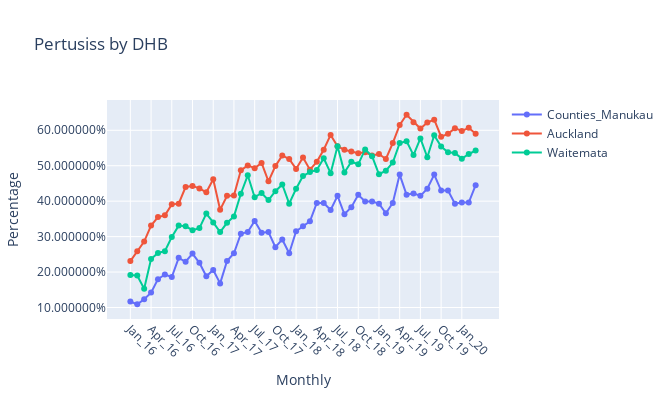

The code cell stored with this chart in its notebook:
### Code cell
import pandas as pd
import matplotlib.pyplot as plt
import plotly.graph_objects as go
import numpy as np
%matplotlib inline
from plotly.offline import download_plotlyjs, init_notebook_mode, plot, iplot
init_notebook_mode(connected=True)
#Pertussis Tables
#DHBAll = pd.read_excel('G:/Funding Team/Planning/Health Information/HIAT/Michael Files/Antinatal Vaccination\April 2019 to March 2020/For Python.xlsx', 
                     #header=None, skiprows=7)
DHBAll = pd.ExcelFile('G:/Funding Team/Planning/Health Information/HIAT/Michael Files/Antinatal Vaccination/April 2019 to March 2020/For Python.xlsx')
DHBPert = pd.read_excel(DHBAll, 'Pertussis Graphs', skiprows=5)
DHB3 = DHBPert[['Counties_Manukau','Auckland','Waitemata']]

DHB3=DHB3.round(3)
# Declare a list that is to be converted into a column 
Monthly = ['Jan_16', 'Feb_16', 'Mar_16', 'Apr_16','May_16', 'Jun_16', 'Jul_16', 'Aug_16','Sep_16', 'Oct_16', 'Nov_16', 'Dec_16',
           'Jan_17', 'Feb_17', 'Mar_17', 'Apr_17','May_17', 'Jun_17', 'Jul_17', 'Aug_17','Sep_17', 'Oct_17', 'Nov_17', 'Dec_17',
           'Jan_18', 'Feb_18', 'Mar_18', 'Apr_18','May_18', 'Jun_18', 'Jul_18', 'Aug_18','Sep_18', 'Oct_18', 'Nov_18', 'Dec_18',
           'Jan_19', 'Feb_19', 'Mar_19', 'Apr_19','May_19', 'Jun_19', 'Jul_19', 'Aug_19','Sep_19', 'Oct_19', 'Nov_19', 'Dec_19',
           'Jan_20', 'Feb_20', 'Mar_20', 'Apr_20','May_20', 'Jun_20', 'Jul_20', 'Aug_20','Sep_20', 'Oct_20', 'Nov_20', 'Dec_20'] 

# Using 'Address' as the column name 
# and equating it to the list 
DHB3['Monthly'] = Monthly 
DHB3=DHB3.dropna()
random_x = DHB3["Monthly"].tolist()
# using to_numpy() 
random_y0 = DHB3['Counties_Manukau'].tolist()   

random_y1 = DHB3['Auckland'].tolist()  

random_y2 = DHB3['Waitemata'].tolist()   


#import numpy as np

# Create traces
fig = go.Figure()
fig.add_trace(go.Scatter(x=random_x, y=random_y0,
                    mode='lines+markers',
                    name='Counties_Manukau'))
fig.add_trace(go.Scatter(x=random_x, y=random_y1,
                    mode='lines+markers',
                    name='Auckland'))
fig.add_trace(go.Scatter(x=random_x, y=random_y2,
                   mode='lines+markers',
                    name='Waitemata'))

# Edit the layout
#fig.update_layout(title='Pertusiss by Ethnicity',
                   #xaxis_title='Quarter',
                   #yaxis_title='Percentage')

fig.update_layout(xaxis_type='category',
                  title_text='Pertusiss by DHB',
                  xaxis_title='Monthly',
                  yaxis_title='Percentage')
fig.update_xaxes(tickangle=45)
fig.update_yaxes(tickformat="%")
#fig.update_layout(legend_orientation="h")
fig.update_layout(showlegend=True)
fig.update_layout(autosize=False,
                 width=670,
                 height=400,)
fig.show()
plt.show()

### Figure 1 — Plotly figure (JSON) as saved in the notebook; plotly's stock layout.template omitted (floating-point values rounded to 4 significant figures)
{"data": [{"mode": "lines+markers", "name": "Counties_Manukau", "type": "scatter", "x": ["Jan_16", "Feb_16", "Mar_16", "Apr_16", "May_16", "Jun_16", "Jul_16", "Aug_16", "Sep_16", "Oct_16", "Nov_16", "Dec_16", "Jan_17", "Feb_17", "Mar_17", "Apr_17", "May_17", "Jun_17", "Jul_17", "Aug_17", "Sep_17", "Oct_17", "Nov_17", "Dec_17", "Jan_18", "Feb_18", "Mar_18", "Apr_18", "May_18", "Jun_18", "Jul_18", "Aug_18", "Sep_18", "Oct_18", "Nov_18", "Dec_18", "Jan_19", "Feb_19", "Mar_19", "Apr_19", "May_19", "Jun_19", "Jul_19", "Aug_19", "Sep_19", "Oct_19", "Nov_19", "Dec_19", "Jan_20", "Feb_20", "Mar_20"], "y": [0.117, 0.109, 0.123, 0.142, 0.18, 0.193, 0.186, 0.24, 0.229, 0.252, 0.226, 0.188, 0.206, 0.168, 0.231, 0.253, 0.308, 0.313, 0.344, 0.311, 0.313, 0.27, 0.292, 0.253, 0.315, 0.329, 0.343, 0.395, 0.395, 0.375, 0.415, 0.363, 0.383, 0.418, 0.399, 0.399, 0.393, 0.366, 0.395, 0.475, 0.418, 0.422, 0.415, 0.435, 0.475, 0.43, 0.43, 0.393, 0.396, 0.396, 0.445]}, {"mode": "lines+markers", "name": "Auckland", "type": "scatter", "x": ["Jan_16", "Feb_16", "Mar_16", "Apr_16", "May_16", "Jun_16", "Jul_16", "Aug_16", "Sep_16", "Oct_16", "Nov_16", "Dec_16", "Jan_17", "Feb_17", "Mar_17", "Apr_17", "May_17", "Jun_17", "Jul_17", "Aug_17", "Sep_17", "Oct_17", "Nov_17", "Dec_17", "Jan_18", "Feb_18", "Mar_18", "Apr_18", "May_18", "Jun_18", "Jul_18", "Aug_18", "Sep_18", "Oct_18", "Nov_18", "Dec_18", "Jan_19", "Feb_19", "Mar_19", "Apr_19", "May_19", "Jun_19", "Jul_19", "Aug_19", "Sep_19", "Oct_19", "Nov_19", "Dec_19", "Jan_20", "Feb_20", "Mar_20"], "y": [0.231, 0.259, 0.286, 0.331, 0.355, 0.36, 0.391, 0.393, 0.44, 0.443, 0.436, 0.425, 0.462, 0.376, 0.415, 0.416, 0.487, 0.501, 0.493, 0.508, 0.456, 0.499, 0.529, 0.519, 0.491, 0.523, 0.489, 0.511, 0.545, 0.587, 0.555, 0.545, 0.54, 0.535, 0.538, 0.529, 0.533, 0.519, 0.564, 0.615, 0.644, 0.623, 0.605, 0.622, 0.63, 0.582, 0.59, 0.606, 0.598, 0.607, 0.59]}, {"mode": "lines+markers", "name": "Waitemata", "type": "scatter", "x": ["Jan_16", "Feb_16", "Mar_16", "Apr_16", "May_16", "Jun_16", "Jul_16", "Aug_16", "Sep_16", "Oct_16", "Nov_16", "Dec_16", "Jan_17", "Feb_17", "Mar_17", "Apr_17", "May_17", "Jun_17", "Jul_17", "Aug_17", "Sep_17", "Oct_17", "Nov_17", "Dec_17", "Jan_18", "Feb_18", "Mar_18", "Apr_18", "May_18", "Jun_18", "Jul_18", "Aug_18", "Sep_18", "Oct_18", "Nov_18", "Dec_18", "Jan_19", "Feb_19", "Mar_19", "Apr_19", "May_19", "Jun_19", "Jul_19", "Aug_19", "Sep_19", "Oct_19", "Nov_19", "Dec_19", "Jan_20", "Feb_20", "Mar_20"], "y": [0.192, 0.19, 0.153, 0.237, 0.254, 0.259, 0.299, 0.331, 0.329, 0.318, 0.324, 0.365, 0.34, 0.313, 0.339, 0.357, 0.421, 0.473, 0.411, 0.423, 0.403, 0.428, 0.447, 0.393, 0.435, 0.471, 0.482, 0.488, 0.521, 0.479, 0.555, 0.481, 0.511, 0.504, 0.546, 0.527, 0.476, 0.486, 0.509, 0.564, 0.569, 0.53, 0.577, 0.524, 0.586, 0.554, 0.538, 0.536, 0.52, 0.533, 0.543]}], "layout": {"autosize": false, "height": 400, "showlegend": true, "title": {"text": "Pertusiss by DHB"}, "width": 670, "xaxis": {"tickangle": 45, "title": {"text": "Monthly"}, "type": "category"}, "yaxis": {"tickformat": "%", "title": {"text": "Percentage"}}}}
